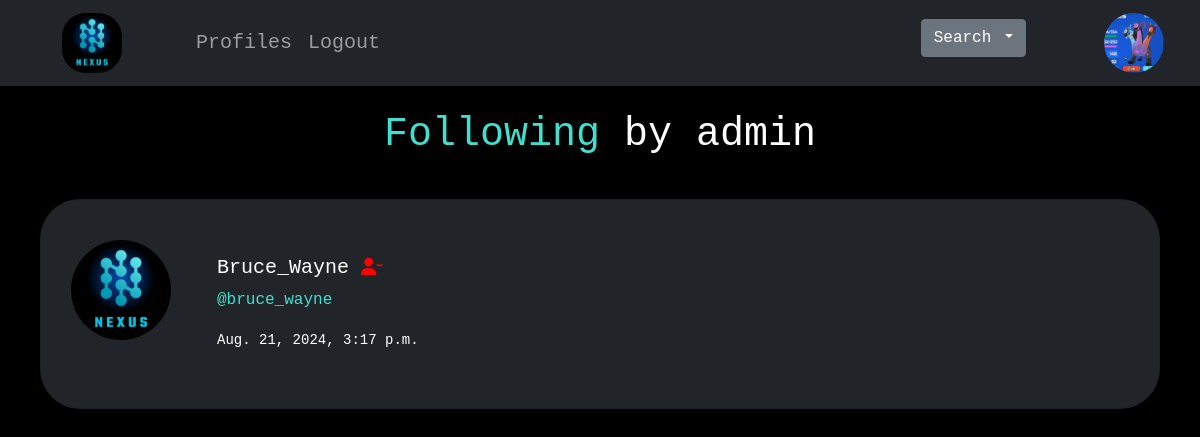
The page /profile/follows/1 (signed in) on the database its author committed.
### nexus/models.py (models this page shows, shortened)
class Profile(models.Model):
    user = models.OneToOneField(User, on_delete=models.CASCADE)
    follows = models.ManyToManyField('self',
        related_name='followed_by',
        symmetrical=False, blank=True)
    date_modified = models.DateTimeField(User, auto_now=True)
    profile_image = models.ImageField(null=True, blank=True, upload_to='profile_images/')
    profile_bio = models.CharField(null=True, blank=True, max_length=1000)
    facebook_link = models.CharField(null=True, blank=True, max_length=100)
    instagram_link = models.CharField(null=True, blank=True, max_length=100)
    snapchat_link = models.CharField(null=True, blank=True, max_length=100)

### nexus/views.py (the view)
# urls.py: path('profile/follows/<int:pk>', views.follows, name='follows'),
def follows(request, pk):
    if request.user.is_authenticated:
        if request.user.id == pk:
            profiles = Profile.objects.get(user_id=pk)
            return render(request, 'follows.html', {'profiles': profiles})
        else:
            messages.success(request, ('That is not your profile'))
            return redirect('home')
    else:
        messages.success(request, ('You must be logged in to see others profiles'))
        return redirect('home')

### nexus/templates/follows.html
{% extends "base.html" %}
{% load static %}
{% block content %}
  <div style="margin: 20px 30px">
    <h1 style="text-align: center;"> <span>Following</span> by {{ request.user.username }} </h1>
    <div class="profiless">
      {% if profiles %}
        {% for profile in profiles.follows.all %}
          <div class="card bg-dark mb-3" style="border-radius: 40px;">
            <div class="cardss">
              <div>
                {% if profile.profile_image %}
                  <img src="{{ profile.profile_image.url }}" alt="" class=" rounded-circle">
                {% else %}
                  <img src="{% static "images/logo.png" %} " class=" rounded-circle" alt="" />
                {% endif %}
              </div>
              <div>
                <div class="card-body">
                  <h5 class="card-title">
                    {{ profile.user.username }}
                    {% if profile in profiles.follows.all %}
                      <a href="{% url "unfollow" profile.user.id %}"> <i class="fa fa-user-minus small" aria-hidden="true" style="color:red;"></i></a> <br>
                    {% else %}
                      <a href="{% url "follow" profile.user.id %}"> <i class="fa fa-user-plus small" aria-hidden="true" style="color:lime;"></i></a> <br>
                    {% endif %}
                  </h5>
                  <p class="card-text"> <a class="profile-tags" href="{% url "profile" profile.user.id %}"> @{{ profile.user.username|lower }} </a> </p>
                  <p class="card-text">
                    <small class="text-body-secondary"> {{ profile.date_modified }} </small>
                  </p>
                </div>
              </div>
            </div>
          </div>
        {% endfor %}
      {% endif %}
    </div>
  </div>
{% endblock %}

### nexus/templates/navbar.html (shortened to what this page needs)
{% load static %}
<nav class="navbar navbar-expand-lg navbar-dark bg-dark">
  <div class="container-fluid">
    <a class="navbar-brand" href="{% url "home" %}"> <img class="logo" src="{% static "logo.png" %}" alt=""> </a>
    <div class="collapse navbar-collapse" id="navbarSupportedContent">
      <ul class="navbar-nav me-auto mb-2 mb-lg-0">
        <li class="nav-item">
          <a class="nav-link nava" href="{% url "profile_list" %}"> Profiles </a>
        </li>
        {% if user.is_authenticated %}
          <li class="nav-item">
            <a class="nav-link nava" href="{% url "logout" %}"> Logout </a>
          </li>
        {% endif %}
      </ul>
      <div class="dropdown" style="padding-right:70px; padding-bottom: 10px;">
        <button class="btn btn-secondary dropdown-toggle" type="button" data-bs-toggle="dropdown" aria-expanded="false">
          Search
        </button>
      </div>
      {% if user.is_authenticated %}
        <ul class="navbar-nav ml-auto">
          <li class="nav-link navbar-brand">
            <a href="{% url "profile" request.user.id %}">
              {% if user.profile.profile_image %}
                <img src="{{ user.profile.profile_image.url }}" alt="" class="rounded-circle" height="60" width="60">
              {% else %}
                <img src="{% static "images/logo.png" %}" alt="" class="rounded-circle" height="60" width="60">
              {% endif %}
            </a>
          </li>
        </ul>
      {% endif %}
    </div>
  </div>
</nav>

### static/style.css (style rules this page uses)
.absolute { font-family: monospace; color: white; }
.bg-black { background: black; }
.logo { height: 60px; border-radius: 40%; margin: 0 50px; }
.nava { font-size: 20px; }
.profile-tags { color: turquoise !important; text-decoration: none !important; }
.profiless { display: grid; grid-template-columns: repeat(auto-fit, minmax(350px, 1fr)); margin: 40px 0; grid-gap: 60px; }
.cardss { padding: 40px 0; display: flex !important; }
.cardss img { height: 100px; width: 100px; margin: 0 30px; }
span { color: turquoise; }

### rows shown on the page
Profile: user.username "Bruce_Wayne", user.username "bruce_wayne", date_modified "Aug. 21, 2024, 3:17 p.m."

### other values the page prints
{{ request.user.username }} "admin"
